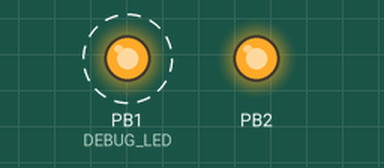
This sketch was run on a simulated ATtiny85, built with avr-gcc and run on an emulated ATtiny85. On the bench: output pins drawn as LEDs (lit = HIGH). Dashed ring = blinking.

Above: at 0.2 s.
Timing chart, 0 to 3.0 s (numbered marks = the images above):
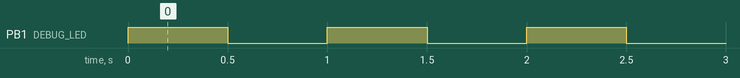

Measured:
- by itself, PB1 (DEBUG_LED): alternates HIGH for 0.50 s and LOW for 0.50 s

The sketch:

2_1_i2c_on_attiny_count_request.ino
```cpp
#include <TinyWireS.h>

#define I2C_SLAVE_ADDRESS 0x4 // Address of the slave (= Address of your ATTiny for your main board)
#define DEBUG_LED PB1         // = PIN 6
#define DEBUG_LED_BLINK_DELAY 500

uint8_t count = 0;

void setup()
{
  count = 0;

  TinyWireS.begin(I2C_SLAVE_ADDRESS); // Join the i2c network
  TinyWireS.onRequest(requestEvent);

  // Turn on LED when program starts
  pinMode(DEBUG_LED, OUTPUT);
}

void loop()
{
  digitalWrite(DEBUG_LED, HIGH);
  delay(DEBUG_LED_BLINK_DELAY);
  digitalWrite(DEBUG_LED, LOW);
  delay(DEBUG_LED_BLINK_DELAY);

  // This needs to be here
  TinyWireS_stop_check();
}

// Gets called when the ATtiny receives an i2c request
void requestEvent()
{
  TinyWireS.send(count);
  count++;
}
```
